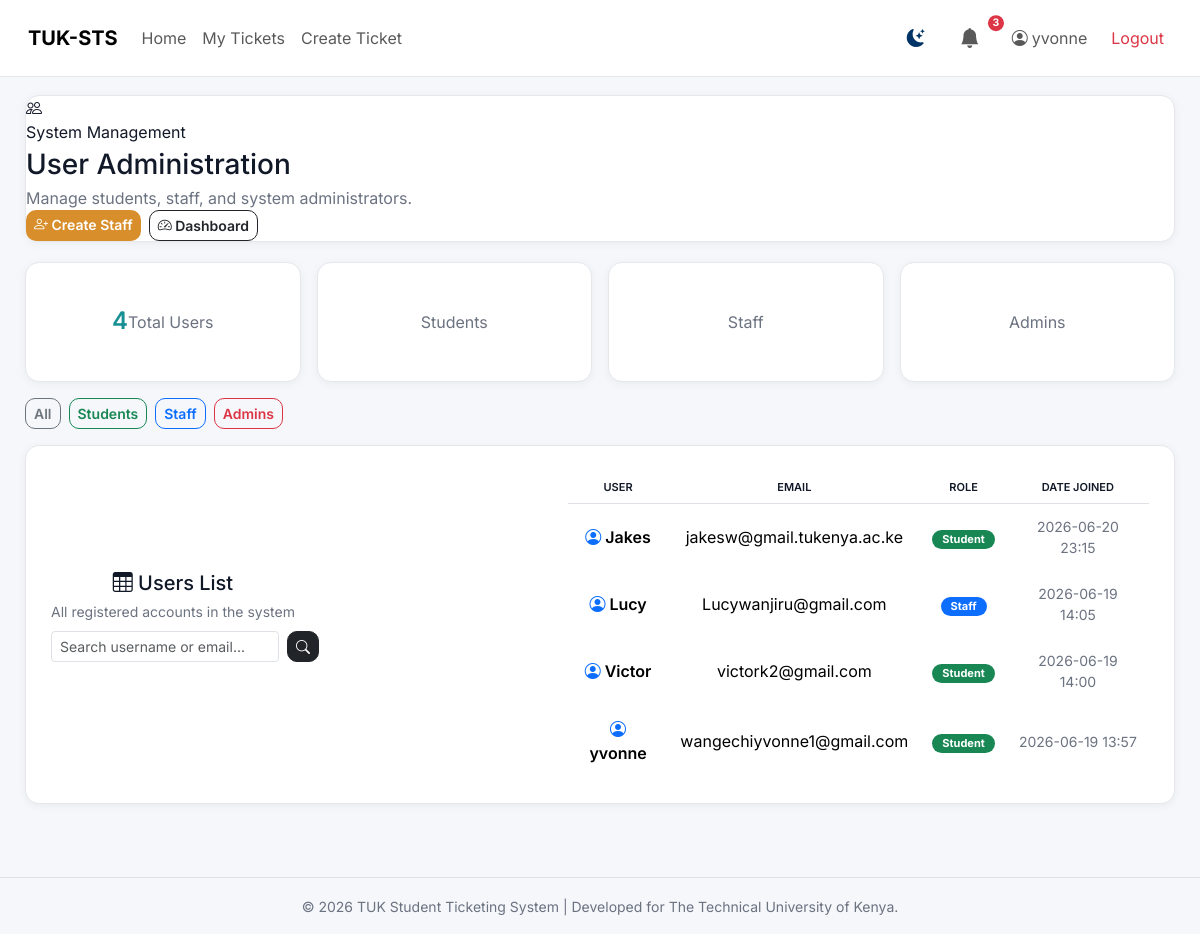
/accounts/admin-users/ (signed in), run on an earlier commit of the app's database.
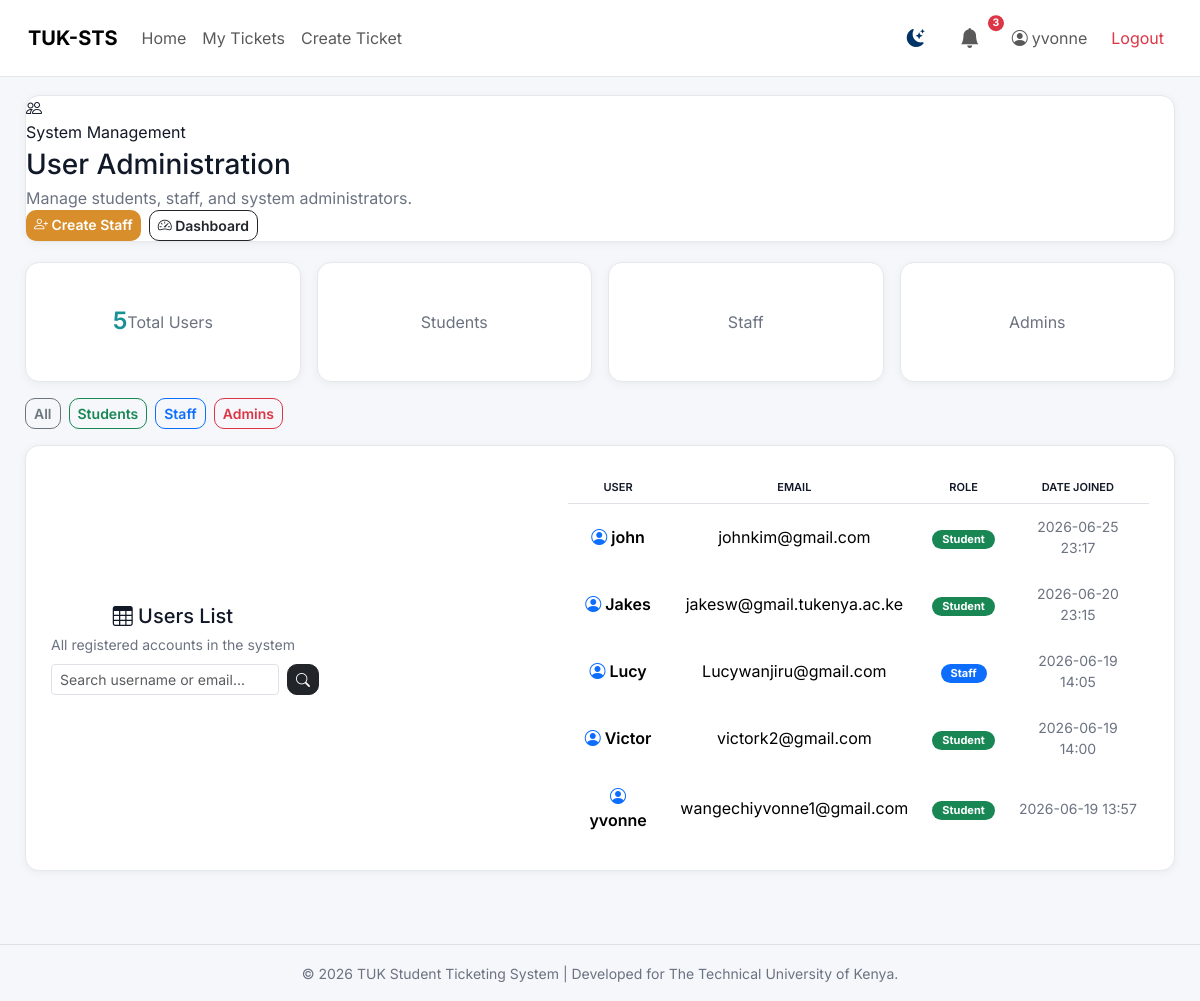
And on a later commit of the database.
### accounts/models.py (models this page shows, shortened)
class User(AbstractUser):
    ROLE_STUDENT = "student"
    ROLE_STAFF = "staff"
    ROLE_ADMIN = "admin"
    ROLE_CHOICES = (
        (ROLE_STUDENT, "Student"),
        (ROLE_STAFF, "Staff"),
        (ROLE_ADMIN, "Admin"),
    )
    CATEGORY_CHOICES = (
        ("fees", "Fees"),
        ("clearance", "Clearance"),
        ("results", "Results"),
        ("other", "Other"),
    )
    role = models.CharField(
        max_length=20,
        choices=ROLE_CHOICES,
        default=ROLE_STUDENT
    )
    category = models.CharField(
        max_length=50,
        choices=CATEGORY_CHOICES,
        null=True,
        blank=True
    )
    reg_no = models.CharField(
    max_length=50,
        unique=True,
        blank=True,
        null=True
    )
    phone = models.CharField(max_length=20, blank=True, null=True)
    profile_pic = models.ImageField(
        upload_to='profiles/',
        null=True,
        blank=True
    )

### accounts/views.py (the view)
# urls.py: path("admin-users/", admin_users, name="admin_users"),
@login_required
def admin_users(request):
    if not is_admin(request.user):
        return deny_redirect(request.user)
    return render(request, "dashboard/admin_users.html", {
        "users": User.objects.all().order_by("-date_joined")
    })

### accounts/views.py (called while the page is built)
def is_admin(user):
    return user.is_superuser

### notifications/context_processors.py (called while the page is built)
def unread_notifications_count(request):
    if request.user.is_authenticated:
        return {
            'unread_notifications_count': Notification.objects.filter(user=request.user, is_read=False).count()
        }
    return {'unread_notifications_count': 0}

### templates/dashboard/admin_users.html (shortened to what this page needs)
{% extends 'base.html' %}
{% block content %}
<div class="page-heading">
  <div class="page-heading-copy">
    <span class="page-icon">
      <i class="bi bi-people"></i>
    </span>
    <div>
      <p class="eyebrow mb-1">System Management</p>
      <h1 class="h3 mb-1">User Administration</h1>
      <p class="text-muted mb-0">
        Manage students, staff, and system administrators.
      </p>
    </div>
  </div>
  <div class="heading-actions d-flex gap-2 flex-wrap">
    <a href="{% url 'accounts:create_staff' %}" class="btn btn-primary btn-sm">
      <i class="bi bi-person-plus"></i> Create Staff
    </a>
    <a href="{% url 'accounts:admin_dashboard' %}" class="btn btn-outline-dark btn-sm">
      <i class="bi bi-speedometer2"></i> Dashboard
    </a>
  </div>
</div>
<div class="row g-3 mt-1">
  <div class="col-12 col-sm-6 col-xl-3">
    <div class="card-box text-center">
      <h4>{{ users|length }}</h4>
      <p class="text-muted mb-0">Total Users</p>
    </div>
  </div>
  <div class="col-12 col-sm-6 col-xl-3">
    <div class="card-box text-center">
      <p class="text-muted mb-0">Students</p>
    </div>
  </div>
  <div class="col-12 col-sm-6 col-xl-3">
    <div class="card-box text-center">
      <p class="text-muted mb-0">Staff</p>
    </div>
  </div>
  <div class="col-12 col-sm-6 col-xl-3">
    <div class="card-box text-center">
      <p class="text-muted mb-0">Admins</p>
    </div>
  </div>
</div>
<div class="d-flex gap-2 flex-wrap mt-3">
  <a href="?role=" class="btn btn-sm btn-outline-secondary">All</a>
  <a href="?role=student" class="btn btn-sm btn-outline-success">Students</a>
  <a href="?role=staff" class="btn btn-sm btn-outline-primary">Staff</a>
  <a href="?role=admin" class="btn btn-sm btn-outline-danger">Admins</a>
</div>
<section class="card-box mt-3">
  <div class="d-flex justify-content-between align-items-center flex-wrap gap-2 mb-3">
    <div>
      <h2 class="h5 mb-1">
        <i class="bi bi-table"></i> Users List
      </h2>
      <small class="text-muted">
        All registered accounts in the system
      </small>
    </div>
    <form method="GET" class="d-flex gap-2">
      <input type="search"
             name="q"
             value="{{ request.GET.q }}"
             class="form-control form-control-sm"
             placeholder="Search username or email...">
      <button class="btn btn-sm btn-dark">
        <i class="bi bi-search"></i>
      </button>
    </form>
  </div>
  <div class="table-responsive">
    <table class="table table-hover align-middle mb-0">
      <thead>
        <tr>
          <th>User</th>
          <th>Email</th>
          <th>Role</th>
          <th>Date Joined</th>
        </tr>
      </thead>
      <tbody>
        {% for user in users %}
        <tr>
          <td class="fw-semibold">
            <i class="bi bi-person-circle text-primary"></i>
            {{ user.username }}
          </td>
          <td>{{ user.email }}</td>
          <td>
            {% if user.role == "admin" %}
              <span class="badge text-bg-danger">Admin</span>
            {% elif user.role == "staff" %}
              <span class="badge text-bg-primary">Staff</span>
            {% elif user.role == "student" %}
              <span class="badge text-bg-success">Student</span>
            {% else %}
              <span class="badge text-bg-secondary">{{ user.role }}</span>
            {% endif %}
          </td>
          <td class="text-muted small">
            {{ user.date_joined|date:"Y-m-d H:i" }}
          </td>
        </tr>
        {% endfor %}
      </tbody>
    </table>
  </div>
</section>
{% endblock %}

### templates/base.html (shortened to what this page needs)
<!DOCTYPE html>
<html lang="en">
<head>
    {% load static %}
    <link href="https://cdn.jsdelivr.net/npm/bootstrap@5.3.3/dist/css/bootstrap.min.css" rel="stylesheet">
    <link href="https://cdn.jsdelivr.net/npm/bootstrap-icons@1.11.3/font/bootstrap-icons.css" rel="stylesheet">
    <link rel="stylesheet" href="{% static 'css/style.css' %}">
</head>
<body>
<nav class="navbar navbar-expand-lg px-3 fixed-top">
    <div class="container-fluid">
        <a class="navbar-brand fw-bold" href="{% url 'home' %}">
            TUK-STS
        </a>
        <div class="collapse navbar-collapse" id="topNav">
            <ul class="navbar-nav me-auto">
                <li class="nav-item">
                    <a class="nav-link" href="{% url 'accounts:dashboard_redirect' %}">Home</a>
                </li>
                {% if user.is_authenticated %}
                    {% if user.role == "student" %}
                        <li class="nav-item">
                            <a class="nav-link" href="{% url 'tickets:ticket_list' %}">My Tickets</a>
                        </li>
                        <li class="nav-item">
                            <a class="nav-link" href="{% url 'tickets:ticket_create' %}">Create Ticket</a>
                        </li>
                    {% endif %}
                {% endif %}
            </ul>
<ul class="navbar-nav ms-auto align-items-center gap-2">
{% if user.is_authenticated %}
    <li class="nav-item">
        <button id="theme-toggle" title="Toggle Theme">
            <i class="bi bi-moon-stars-fill" id="theme-icon"></i>
        </button>
    </li>
    <li class="nav-item">
        <a class="nav-link position-relative py-2 px-3"
           href="{% url 'notifications:notifications' %}"
           title="Notifications">
            <i class="bi bi-bell-fill fs-5"></i>
        </a>
    </li>
    <li class="nav-item">
        <a class="nav-link d-flex align-items-center gap-1"
           href="{% url 'accounts:profile' %}">
            <i class="bi bi-person-circle"></i>
            {{ user.username }}
        </a>
    </li>
    <li class="nav-item">
        <a class="nav-link text-danger"
           href="{% url 'accounts:logout' %}">
            Logout
        </a>
    </li>
                {% else %}
                    <li class="nav-item">
                        <a class="nav-link" href="{% url 'accounts:login' %}">
                            Login
                        </a>
                    </li>
                {% endif %}
            </ul>
        </div>
    </div>
</nav>
<div class="layout">
    <div class="main">
        {% block content %}{% endblock %}
    </div>
</div>
<footer class="text-center py-3 mt-5 border-top">
    <small class="text-muted">
        © {% now "Y" %} TUK Student Ticketing System | Developed for The Technical University of Kenya.
    </small>
</footer>
</body>
</html>

What changed in the data, as far as the page shows it:
added User: username "john", email "johnkim@gmail.com", role "Student", date_joined "2026-06-25 23:17"
Also different on the page:
{{ users|length }}: "4" → "5"
